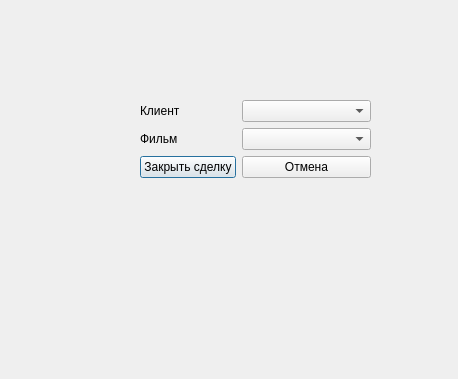
<?xml version="1.0" encoding="UTF-8"?>
<ui version="4.0">
 <class>Dialog</class>
 <widget class="QDialog" name="Dialog">
  <property name="geometry">
   <rect>
    <x>0</x>
    <y>0</y>
    <width>458</width>
    <height>379</height>
   </rect>
  </property>
  <property name="windowTitle">
   <string>Dialog</string>
  </property>
  <widget class="QWidget" name="formLayoutWidget">
   <property name="geometry">
    <rect>
     <x>140</x>
     <y>100</y>
     <width>231</width>
     <height>81</height>
    </rect>
   </property>
   <layout class="QFormLayout" name="formLayout">
    <item row="0" column="0">
     <widget class="QLabel" name="label">
      <property name="text">
       <string>Клиент</string>
      </property>
     </widget>
    </item>
    <item row="1" column="0">
     <widget class="QLabel" name="label_2">
      <property name="text">
       <string>Фильм</string>
      </property>
     </widget>
    </item>
    <item row="1" column="1">
     <widget class="QComboBox" name="film_change"/>
    </item>
    <item row="2" column="0">
     <widget class="QPushButton" name="deal_btn">
      <property name="text">
       <string>Закрыть сделку</string>
      </property>
     </widget>
    </item>
    <item row="2" column="1">
     <widget class="QPushButton" name="Cancel_btn">
      <property name="text">
       <string>Отмена</string>
      </property>
     </widget>
    </item>
    <item row="0" column="1">
     <widget class="QComboBox" name="client_name_line"/>
    </item>
   </layout>
  </widget>
 </widget>
 <resources/>
 <connections/>
</ui>
